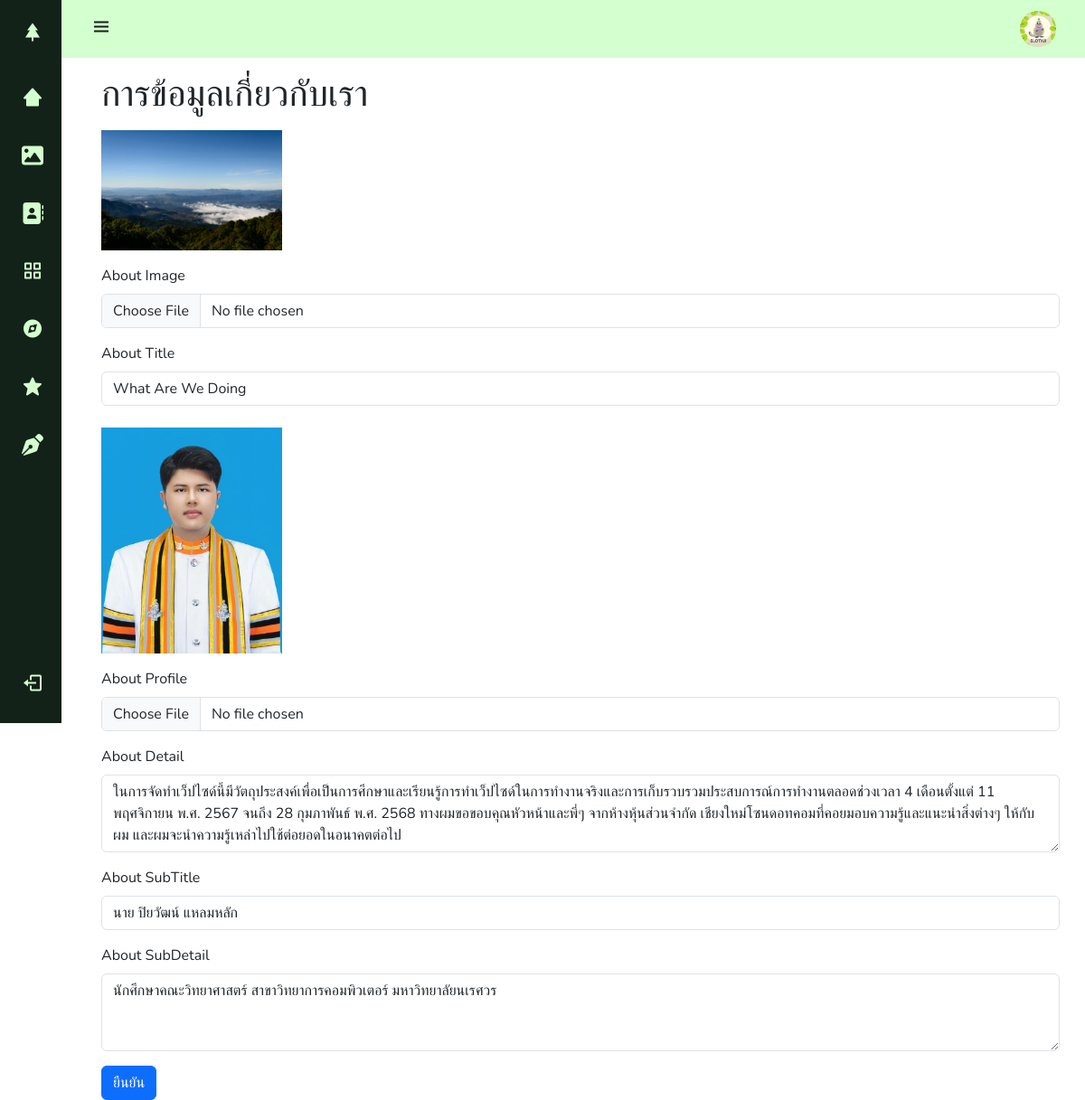
The app's page /adminbd/aboutus/aboutuspage.php (signed in) with its own data.
### tables this page shows
CREATE TABLE `aboutus` (
  `AboutID` int(10) NOT NULL,
  `AboutImg` varchar(255) NOT NULL,
  `AboutTitle` varchar(100) NOT NULL,
  `AboutProfile` varchar(255) NOT NULL,
  `AboutDetail` text NOT NULL,
  `AboutSubTitle` varchar(100) NOT NULL,
  `AboutSubDetail` text NOT NULL
);

### adminbd/aboutus/aboutuspage.php (the view, shortened to what this page needs)
<?php
include '../db.php';
$result = $conn->query("SELECT * FROM aboutus ORDER BY AboutID DESC LIMIT 1");
$aboutData = $result->fetch_assoc();
?>
<!DOCTYPE html>
<html lang="en">
<head>
    <link
        href="https://cdn.jsdelivr.net/npm/bootstrap@5.3.3/dist/css/bootstrap.min.css"
        rel="stylesheet"
 />
    <link rel="stylesheet" href="https://cdnjs.cloudflare.com/ajax/libs/font-awesome/6.7.1/css/all.min.css" />
    <link rel="stylesheet" href="../dashboardstyle.css" />
    <link rel="stylesheet" href="https://cdn.jsdelivr.net/npm/boxicons@latest/css/boxicons.min.css" />
    <link rel="stylesheet" href="https://cdn.datatables.net/2.1.8/css/dataTables.dataTables.css" />
    <link rel="stylesheet" href="sweetalert2.min.css">
</head>
<body id="body-pd">
    <?php include 'sidebar.php' ?>
    <div class="main-content">
        <div class="container">
            <div class="row">
                <div class="col-12">
                    <h1 class="mt-3">การข้อมูลเกี่ยวกับเรา</h1>
                    <form id="AboutForm" action="aboutuspage.php" method="POST" enctype="multipart/form-data">
                        <div class="mb-3">
                            <?php if (!empty($aboutData['AboutImg'])): ?>
                                <img src="./uploads/about_img/<?= $aboutData['AboutImg'] ?>" alt="About Image" class="img-fluid mt-2" style="max-width: 200px;">
                            <?php endif; ?>
                        </div>
                        <div class="mb-3">
                            <label for="aboutImg" class="form-label">About Image</label>
                            <input type="file" name="about_img" accept="image/*" class="form-control" id="aboutImg">
                        </div>
                        <div class="mb-3">
                            <label for="aboutTitle" class="form-label">About Title</label>
                            <input type="text" class="form-control" name="about_title" id="aboutTitle" value="<?= $aboutData['AboutTitle'] ?? '' ?>">
                        </div>
                        <div class="mb-3">
                            <?php if (!empty($aboutData['AboutProfile'])): ?>
                                <img src="./uploads/about_profile/<?= $aboutData['AboutProfile'] ?>" alt="About Profile" class="img-fluid mt-2" style="max-width: 200px;">
                            <?php endif; ?>
                        </div>
                        <div class="mb-3">
                            <label for="aboutProfile" class="form-label">About Profile</label>
                            <input type="file" name="about_profile" accept="image/*" class="form-control" id="aboutProfile">
                        </div>
                        <div class="mb-3">
                            <label for="aboutDetail" class="form-label">About Detail</label>
                            <textarea class="form-control" name="about_detail" id="aboutDetail" rows="3"><?= $aboutData['AboutDetail'] ?? '' ?></textarea>
                        </div>
                        <div class="mb-3">
                            <label for="aboutSubTitle" class="form-label">About SubTitle</label>
                            <input type="text" class="form-control" name="about_subtitle" id="aboutSubTitle" value="<?= $aboutData['AboutSubTitle'] ?? '' ?>">
                        </div>
                        <div class="mb-3">
                            <label for="aboutSubDetail" class="form-label">About SubDetail</label>
                            <textarea class="form-control" name="about_subdetail" id="aboutSubDetail" rows="3"><?= $aboutData['AboutSubDetail'] ?? '' ?></textarea>
                        </div>
                        <button type="submit" class="btn btn-primary">ยืนยัน</button>
                    </form>
                </div>
            </div>
        </div>
    </div>
</body>
</html>

### adminbd/aboutus/sidebar.php (shortened to what this page needs)
<header class="header" id="header">
    <div class="header_toggle">
        <i class='bx bx-menu' id="header-toggle"></i>
    </div>
    <div class="header_img">
        <img src="../image/Slothji.png" alt="">
    </div>
</header>
<div class="l-navbar" id="nav-bar">
    <nav class="nav">
        <div>
            <a href="" class="nav_logo">
                <i class='bx bxs-tree-alt nav_icon'></i>
            </a>
            <div class="nav_list">
                <a href="../adminbackdoor.php" class="nav_link">
                    <i class='bx bxs-home-alt-2 nav_icon'></i>
                </a>
                <a href="../slide/mainslide.php" class="nav_link">
                    <i class="fa-solid fa-image nav_icon"></i>
                </a>
                <a href="../admin/adminpage.php" class="nav_link">
                    <i class="fa-solid fa-address-book nav_icon"></i>
                </a>
                <a href="../typepage/admintype.php" class="nav_link">
                    <i class='bx bx-grid-alt nav_icon'></i>
                </a>
                <a href="../placepage/adminplace.php" class="nav_link">
                    <i class='bx bxs-compass nav_icon'></i>
                </a>
                <a href="../review/reviewpage.php" class="nav_link">
                    <i class='bx bxs-star nav_icon'></i>
                </a>
                <a href="aboutuspage.php" class="nav_link">
                    <i class="fa-solid fa-pen-nib nav_icon"></i>
                </a>
            </div>
        </div>
        <a href="../adminlogin/adminlogout.php" class="nav_link">
            <i class='bx bx-log-out nav_icon'></i>
        </a>
    </nav>
    <iframe src="https://www.google.com/maps/embed?pb=!1m18!1m12!1m3!1d57442.410681452064!2d98.92739474220328!3d18.79658356405505!2m3!1f0!2f0!3f0!3m2!1i1024!2i768!4f13.1!3m3!1m2!1s0x30da25e88b24d529%3A0xc630394a41e0e60f!2z4LiB4Lij4Liw4LmA4Lie4Lij4Liy4LiL4Liy4Lin4LmA4LiU4Li14Lii4LinIOC4quC4suC4guC4siBDQlDguYDguIrguLXguKLguIfguYPguKvguKHguYjguJrguLTguKrguIvguLTguYDguJnguKrguJ7guLLguKPguYzguIQ!5e1!3m2!1sth!2sth!4v1735203179603!5m2!1sth!2sth" width="600" height="450" style="border:0;" allowfullscreen="" loading="lazy"></iframe>
</div>

### adminbd/dashboardstyle.css (style rules this page uses)
:root { --header-height: 3rem; --nav-width: 68px; --first-color: #122219; --first-color-light: #d4ffce; --white-color: #d4ffce; --body-font: "Nunito", sans-serif; --normal-font-size: 1rem; --z-fixed: 100; }
body { position: relative; margin: var(--header-height) 0 0 0; padding: 0 1rem; font-family: var(--body-font); font-size: var(--normal-font-size); transition: 0.5s; }
a { text-decoration: none; }
a i { color: var(--first-color-light); }
.header { width: 100%; height: var(--header-height); position: fixed; top: 0; left: 0; display: flex; align-items: center; justify-content: space-between; padding: 0 1rem; background-color: var(--white-color); z-index: var(--z-fixed); transition: 0.5s; }
.header_toggle { color: var(--first-color); font-size: 1.5rem; cursor: pointer; }
.header_img { width: 35px; height: 35px; display: flex; justify-content: center; border-radius: 50%; overflow: hidden; }
.header_img img { width: 40px; }
.l-navbar { position: fixed; top: 0; left: -30%; width: var(--nav-width); height: 100vh; background-color: var(--first-color); padding: 0.5rem 1rem 0 0; transition: 0.5s; z-index: var(--z-fixed); }
.nav { height: 100%; display: flex; flex-direction: column; justify-content: space-between; overflow: hidden; }
.nav_logo, .nav_link { display: grid; grid-template-columns: max-content max-content; align-items: center; column-gap: 1rem; padding: 0.5rem 0 0.5rem 1.5rem; }
.nav_logo { margin-bottom: 2rem; }
.nav_link { position: relative; color: var(--first-color-light); margin-bottom: 1.5rem; transition: 0.3s; }
.nav_icon { font-size: 1.5rem; }
@media screen and (min-width: 768px) { body { margin: calc(var(--header-height) + 1rem) 0 0 0; padding-left: calc(var(--nav-width) + 2rem); } }
@media screen and (min-width: 768px) { .header { height: calc(var(--header-height) + 1rem); padding: 0 2rem 0 calc(var(--nav-width) + 2rem); } }
@media screen and (min-width: 768px) { .header_img { width: 40px; height: 40px; } }
@media screen and (min-width: 768px) { .header_img img { width: 45px; } }
@media screen and (min-width: 768px) { .l-navbar { left: 0; padding: 1rem 1rem 0 0; } }

### records on screen
aboutus: AboutImg (picture), about_title "What Are We Doing", AboutProfile (placeholder picture), about_detail "ในการจัดทำเว็ปไซด์นี้มีวัตถุประสงค์เพื่อเป็นการศึกษาและเรียนรู้การทำเว็ปไซด์ในการทำงานจริงและการเก็บรวบรวมประสบการณ์การทำงานตลอดช่วงเวลา 4 เดือนตั้งแต่ 11 พฤศจิกายน พ.ศ. 2567 จนถึง 28 กุมภาพันธ์ พ.ศ. 2568 ทางผมขอขอบคุณหัวหน้าและพี่ๆ จากห้างหุ้นส่วนจำกัด เชียงใหม่โซนดอทคอมที่คอยมอบความรู้และแนะนำสิ่งต่างๆ ให้กับผม และผมจะนำความรู้เหล่าไปใช้ต่อยอดในอนาคตต่อไป", about_subtitle "นาย ปิยวัฒน์ แหลมหลัก", about_subdetail "นักศึกษาคณะวิทยาศาสตร์ สาขาวิทยาการคอมพิวเตอร์ มหาวิทยาลัยนเรศวร"
